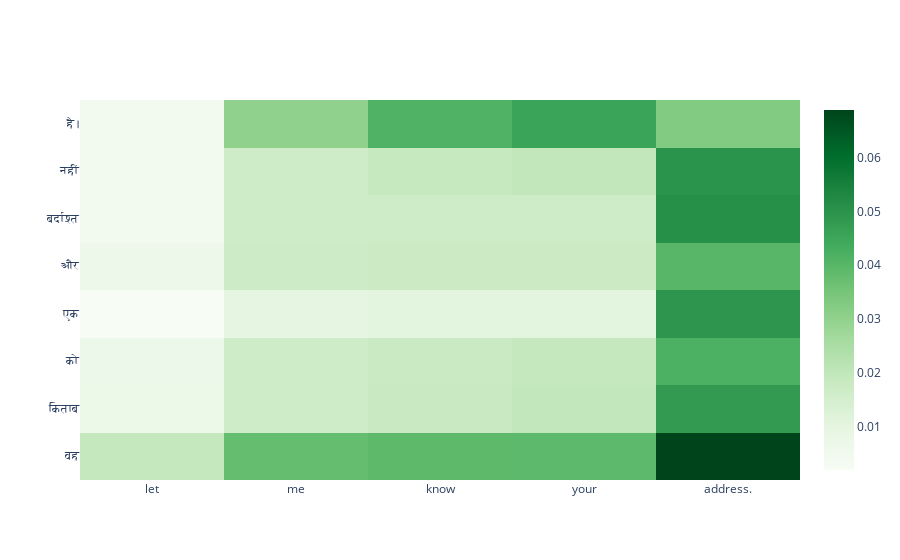

This figure's notebook cell:
### Code cell
predict_random_val_sentence()

### Figure 1 — Plotly figure (JSON) as saved in the notebook; plotly's stock layout.template omitted (floating-point values rounded to 4 significant figures)
{"data": [{"colorscale": [[0, "rgb(247,252,245)"], [0.125, "rgb(229,245,224)"], [0.25, "rgb(199,233,192)"], [0.375, "rgb(161,217,155)"], [0.5, "rgb(116,196,118)"], [0.625, "rgb(65,171,93)"], [0.75, "rgb(35,139,69)"], [0.875, "rgb(0,109,44)"], [1, "rgb(0,68,27)"]], "type": "heatmap", "x": ["let", "me", "know", "your", "address."], "y": ["वह", "किताब", "को", "एक", "और", "बर्दाश्त", "नहीं", "है।"], "z": [[0.01919, 0.0378, 0.03908, 0.03914, 0.06877], [0.007061, 0.01684, 0.0184, 0.01952, 0.04805], [0.007015, 0.01661, 0.01829, 0.01903, 0.04192], [0.002059, 0.009927, 0.01056, 0.01062, 0.04941], [0.006303, 0.01722, 0.01735, 0.01737, 0.04], [0.004454, 0.01646, 0.0168, 0.01693, 0.05088], [0.004453, 0.01662, 0.01896, 0.01996, 0.04973], [0.004419, 0.03011, 0.04149, 0.04557, 0.03281]]}], "layout": {}}
